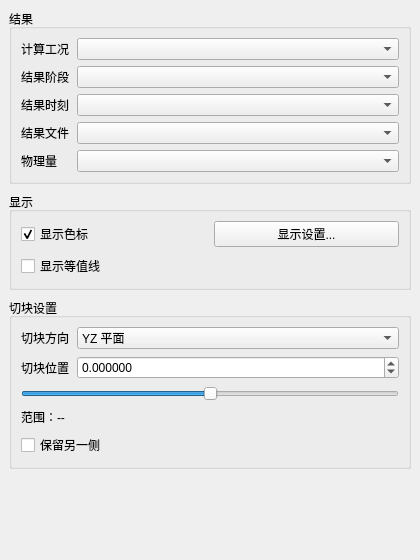
<?xml version='1.0' encoding='utf-8'?>
<ui version="4.0">
 <class>BlockSettingsWidget</class>
 <widget class="QWidget" name="BlockSettingsWidget">
  <property name="geometry">
   <rect>
    <x>0</x>
    <y>0</y>
    <width>420</width>
    <height>560</height>
   </rect>
  </property>
  <property name="windowTitle">
   <string>切块</string>
  </property>
  <layout class="QVBoxLayout" name="verticalLayout">
   <property name="spacing">
    <number>8</number>
   </property>
   <property name="leftMargin">
    <number>9</number>
   </property>
   <property name="topMargin">
    <number>9</number>
   </property>
   <property name="rightMargin">
    <number>9</number>
   </property>
   <property name="bottomMargin">
    <number>9</number>
   </property>
   <item>
    <widget class="QGroupBox" name="resultDataGroupBox">
     <property name="title">
      <string>结果</string>
     </property>
     <layout class="QGridLayout" name="resultDataLayout">
      <item row="0" column="0">
       <widget class="QLabel" name="analysisLabel">
 <property name="sizePolicy">
  <sizepolicy hsizetype="Fixed" vsizetype="Preferred">
   <horstretch>0</horstretch>
   <verstretch>0</verstretch>
  </sizepolicy>
 </property>
        <property name="text">
         <string>计算工况</string>
        </property>
        <property name="wordWrap">
  <bool>false</bool>
 </property>
</widget>
      </item>
      <item row="0" column="1">
       <widget class="QComboBox" name="analysisComboBox" />
      </item>
      <property name="horizontalSpacing">
       <number>8</number>
      </property>
      <property name="verticalSpacing">
       <number>6</number>
      </property>
      <item row="1" column="0">
       <widget class="QLabel" name="resultStageLabel">
 <property name="sizePolicy">
  <sizepolicy hsizetype="Fixed" vsizetype="Preferred">
   <horstretch>0</horstretch>
   <verstretch>0</verstretch>
  </sizepolicy>
 </property>
        <property name="text">
         <string>结果阶段</string>
        </property>
        <property name="wordWrap">
  <bool>false</bool>
 </property>
</widget>
      </item>
      <item row="1" column="1">
       <widget class="QComboBox" name="resultDirComboBox" />
      </item>
      <item row="2" column="0">
       <widget class="QLabel" name="resultTimeLabel">
 <property name="sizePolicy">
  <sizepolicy hsizetype="Fixed" vsizetype="Preferred">
   <horstretch>0</horstretch>
   <verstretch>0</verstretch>
  </sizepolicy>
 </property>
        <property name="text">
         <string>结果时刻</string>
        </property>
        <property name="wordWrap">
  <bool>false</bool>
 </property>
</widget>
      </item>
      <item row="2" column="1">
       <widget class="QComboBox" name="resultTimeComboBox" />
      </item>
      <item row="3" column="0">
       <widget class="QLabel" name="resultTypeLabel">
 <property name="sizePolicy">
  <sizepolicy hsizetype="Fixed" vsizetype="Preferred">
   <horstretch>0</horstretch>
   <verstretch>0</verstretch>
  </sizepolicy>
 </property>
        <property name="text">
         <string>结果文件</string>
        </property>
        <property name="wordWrap">
  <bool>false</bool>
 </property>
</widget>
      </item>
      <item row="3" column="1">
       <widget class="QComboBox" name="stepComboBox" />
      </item>
      <item row="4" column="0">
       <widget class="QLabel" name="scalarLabel">
 <property name="sizePolicy">
  <sizepolicy hsizetype="Fixed" vsizetype="Preferred">
   <horstretch>0</horstretch>
   <verstretch>0</verstretch>
  </sizepolicy>
 </property>
        <property name="text">
         <string>物理量</string>
        </property>
        <property name="wordWrap">
  <bool>false</bool>
 </property>
</widget>
      </item>
      <item row="4" column="1">
       <widget class="QComboBox" name="scalarComboBox" />
      </item>
     </layout>
    </widget>
   </item>
   <item>
    <widget class="QGroupBox" name="displayGroupBox">
     <property name="title">
      <string>显示</string>
     </property>
     <layout class="QGridLayout" name="displayGridLayout">
      <property name="horizontalSpacing">
       <number>8</number>
      </property>
      <property name="verticalSpacing">
       <number>7</number>
      </property>
      <item row="0" column="0">
       <widget class="QCheckBox" name="showScalarBarCheckBox">
        <property name="text">
         <string>显示色标</string>
        </property>
        <property name="checked">
         <bool>true</bool>
        </property>
       </widget>
      </item>
      <item row="1" column="0">
       <widget class="QCheckBox" name="showContourCheckBox">
        <property name="text">
         <string>显示等值线</string>
        </property>
       </widget>
      </item>
      <item row="0" column="1">
       <widget class="QPushButton" name="displaySettingsButton">
        <property name="text">
         <string>显示设置...</string>
        </property>
       </widget>
      </item>
     </layout>
    </widget>
   </item>
   <item>
    <widget class="QGroupBox" name="geometryGroupBox">
     <property name="title">
      <string>切块设置</string>
     </property>
     <layout class="QGridLayout" name="geometryLayout">
      <property name="horizontalSpacing">
       <number>8</number>
      </property>
      <property name="verticalSpacing">
       <number>7</number>
      </property>
      <item row="0" column="0">
       <widget class="QLabel" name="planeLabel">
 <property name="sizePolicy">
  <sizepolicy hsizetype="Fixed" vsizetype="Preferred">
   <horstretch>0</horstretch>
   <verstretch>0</verstretch>
  </sizepolicy>
 </property>
        <property name="text">
         <string>切块方向</string>
        </property>
        <property name="wordWrap">
  <bool>false</bool>
 </property>
</widget>
      </item>
      <item row="0" column="1">
       <widget class="QComboBox" name="planeComboBox">
        <item>
         <property name="text">
          <string>YZ 平面</string>
         </property>
        </item>
        <item>
         <property name="text">
          <string>XZ 平面</string>
         </property>
        </item>
        <item>
         <property name="text">
          <string>XY 平面</string>
         </property>
        </item>
       </widget>
      </item>
      <item row="1" column="0">
       <widget class="QLabel" name="positionLabel">
 <property name="sizePolicy">
  <sizepolicy hsizetype="Fixed" vsizetype="Preferred">
   <horstretch>0</horstretch>
   <verstretch>0</verstretch>
  </sizepolicy>
 </property>
        <property name="text">
         <string>切块位置</string>
        </property>
        <property name="wordWrap">
  <bool>false</bool>
 </property>
</widget>
      </item>
      <item row="1" column="1">
       <widget class="QDoubleSpinBox" name="blockPositionSpin">
        <property name="decimals">
         <number>6</number>
        </property>
        <property name="minimum">
         <double>-999999999.000000000000000</double>
        </property>
        <property name="maximum">
         <double>999999999.000000000000000</double>
        </property>
        <property name="keyboardTracking">
         <bool>false</bool>
        </property>
       </widget>
      </item>
      <item row="2" column="0" colspan="2">
       <widget class="QSlider" name="blockSlider">
        <property name="maximum">
         <number>1000</number>
        </property>
        <property name="value">
         <number>500</number>
        </property>
        <property name="orientation">
         <enum>Qt::Horizontal</enum>
        </property>
       </widget>
      </item>
      <item row="3" column="0" colspan="2">
       <widget class="QLabel" name="blockRangeLabel">
        <property name="text">
         <string>范围：--</string>
        </property>
       </widget>
      </item>
      <item row="4" column="0" colspan="2">
       <widget class="QCheckBox" name="flipCheckBox">
        <property name="text">
         <string>保留另一侧</string>
        </property>
       </widget>
      </item>
     </layout>
    </widget>
   </item>
   <item>
    <spacer name="verticalSpacer">
     <property name="orientation">
      <enum>Qt::Vertical</enum>
     </property>
     <property name="sizeHint" stdset="0">
      <size>
       <width>20</width>
       <height>40</height>
      </size>
     </property>
    </spacer>
   </item>
  </layout>
 </widget>
 <resources />
 <connections />
</ui>
